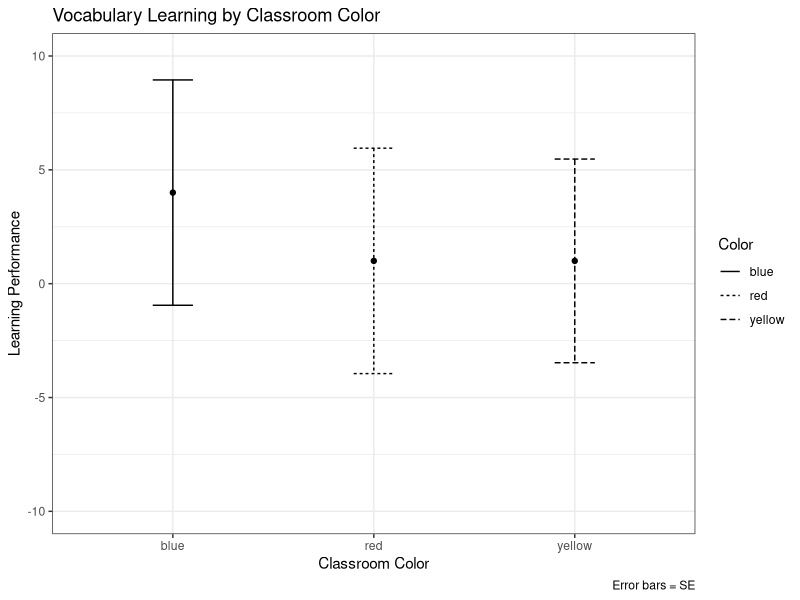

The R source for this figure:
# 記得先設定工作目錄！

# 三之二
# 讀取教室顏色影響生字學習的資料
exp1 = read.delim("ColoredRooms.txt", header = T)
head(exp1) 

# 產生並儲存ANOVA的檢定結果
colors.aov = aov(Learning ~ Color, data = exp1)	
# ANOVA檢定的基本資訊
colors.aov

summary(colors.aov)	# 產生正式的統計檢定報告

# 練習一
# 依exp1的Color因子層次分組計算Learning平均數並整理為資料框
exp.avg = aggregate(Learning ~ Color, FUN = mean, data = exp1)
# 取出每個教室的子集合並計算Learning標準誤
exp.blue = subset(exp1, Color == "blue")
blue.se = sqrt(sum(((exp.blue$Learning - mean(exp.blue$Learning)) ^ 2)) / 
                 (sd(exp.blue$Learning) / nrow(exp.blue)))
exp.red = subset(exp1, Color == "red")
red.se = sqrt(sum(((exp.red$Learning - mean(exp.red$Learning)) ^ 2)) / 
                 (sd(exp.red$Learning) / nrow(exp.red)))
exp.yellow = subset(exp1, Color == "yellow")
yellow.se = sqrt(sum(((exp.yellow$Learning - mean(exp.yellow$Learning)) ^ 2)) / 
                (sd(exp.yellow$Learning) / nrow(exp.yellow)))

# 將標準誤數值依照exp.avg裡Classroom層次的順序合併為單一向量，並存入exp.avg
# 中的SE欄位
exp.avg$SE = c(blue.se, red.se, yellow.se)

library(ggplot2)

# 依教室顏色不同繪製型式不同的線條(linetype)
ggplot(data = exp.avg, mapping = aes(x = Color, y = Learning, group = Color, linetype = Color)) +
  # 繪製資料點而不是資料長條，因為標準誤有小於0的時候(長條圖的基準值為0)
  geom_point() +
  geom_errorbar(mapping = aes(ymin = Learning - SE, ymax = Learning + SE), width = 0.2)  +
  scale_y_continuous(limits = c(-10, 10)) +
  # 應該在圖表的附註說明誤差線的範圍指的是哪一種統計數據
  labs(title = "Vocabulary Learning by Classroom Color", x = "Classroom Color", 
       y = "Learning Performance", caption = "Error bars = SE") +
  theme_bw()